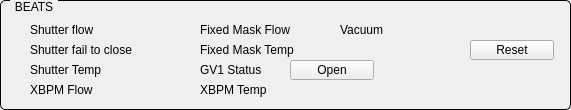
       <widget class="QGroupBox" name="titleGroupBox_13">
        <property name="geometry">
         <rect>
          <x>450</x>
          <y>320</y>
          <width>571</width>
          <height>110</height>
         </rect>
        </property>
        <property name="styleSheet">
         <string notr="true">QGroupBox {
    border: 1px solid black;
    border-radius: 5px;
    margin-top: 0.5em;
}

QGroupBox::title {
    subcontrol-origin: margin;
    left: 10px;
    padding: 0 3px 0 3px;
}</string>
        </property>
        <property name="title">
         <string>BEATS</string>
        </property>
        <widget class="QESimpleShape" name="qesimpleshape_38">
         <property name="geometry">
          <rect>
           <x>320</x>
           <y>20</y>
           <width>16</width>
           <height>20</height>
          </rect>
         </property>
         <property name="ledType">
          <enum>QSimpleShape::Error</enum>
         </property>
         <property name="colour0" stdset="0">
          <color>
           <red>240</red>
           <green>5</green>
           <blue>5</blue>
          </color>
         </property>
         <property name="colour1" stdset="0">
          <color>
           <red>60</red>
           <green>255</green>
           <blue>20</blue>
          </color>
         </property>
         <property name="variable" stdset="0">
          <string>I10FE-VA:isInterlock</string>
         </property>
         <property name="variableSubstitutions" stdset="0">
          <string/>
         </property>
        </widget>
        <widget class="QLabel" name="label_70">
         <property name="geometry">
          <rect>
           <x>30</x>
           <y>60</y>
           <width>141</width>
           <height>20</height>
          </rect>
         </property>
         <property name="text">
          <string>Shutter Temp</string>
         </property>
        </widget>
        <widget class="QESimpleShape" name="qesimpleshape_37">
         <property name="geometry">
          <rect>
           <x>10</x>
           <y>20</y>
           <width>16</width>
           <height>20</height>
          </rect>
         </property>
         <property name="ledType">
          <enum>QSimpleShape::Error</enum>
         </property>
         <property name="colour0" stdset="0">
          <color>
           <red>240</red>
           <green>5</green>
           <blue>5</blue>
          </color>
         </property>
         <property name="colour1" stdset="0">
          <color>
           <red>60</red>
           <green>255</green>
           <blue>20</blue>
          </color>
         </property>
         <property name="variable" stdset="0">
          <string>I10FE-CO-PSH-FLS:isInterlock</string>
         </property>
         <property name="variableSubstitutions" stdset="0">
          <string/>
         </property>
        </widget>
        <widget class="QLabel" name="label_71">
         <property name="geometry">
          <rect>
           <x>340</x>
           <y>20</y>
           <width>111</width>
           <height>20</height>
          </rect>
         </property>
         <property name="text">
          <string>Vacuum</string>
         </property>
        </widget>
        <widget class="QPushButton" name="btnBEATSreset">
         <property name="geometry">
          <rect>
           <x>470</x>
           <y>40</y>
           <width>84</width>
           <height>20</height>
          </rect>
         </property>
         <property name="text">
          <string>Reset</string>
         </property>
        </widget>
        <widget class="QLabel" name="label_72">
         <property name="geometry">
          <rect>
           <x>30</x>
           <y>40</y>
           <width>141</width>
           <height>20</height>
          </rect>
         </property>
         <property name="text">
          <string>Shutter fail to close</string>
         </property>
        </widget>
        <widget class="QESimpleShape" name="qesimpleshape_36">
         <property name="geometry">
          <rect>
           <x>10</x>
           <y>40</y>
           <width>16</width>
           <height>20</height>
          </rect>
         </property>
         <property name="ledType">
          <enum>QSimpleShape::Error</enum>
         </property>
         <property name="colour0" stdset="0">
          <color>
           <red>60</red>
           <green>255</green>
           <blue>20</blue>
          </color>
         </property>
         <property name="colour2" stdset="0">
          <color>
           <red>240</red>
           <green>5</green>
           <blue>5</blue>
          </color>
         </property>
         <property name="variable" stdset="0">
          <string>I10FE-VA-PSH:getFault</string>
         </property>
         <property name="variableSubstitutions" stdset="0">
          <string/>
         </property>
        </widget>
        <widget class="QESimpleShape" name="qesimpleshape_46">
         <property name="geometry">
          <rect>
           <x>180</x>
           <y>60</y>
           <width>16</width>
           <height>20</height>
          </rect>
         </property>
         <property name="ledType">
          <enum>QSimpleShape::Error</enum>
         </property>
         <property name="colour0" stdset="0">
          <color>
           <red>240</red>
           <green>5</green>
           <blue>5</blue>
          </color>
         </property>
         <property name="colour1" stdset="0">
          <color>
           <red>60</red>
           <green>255</green>
           <blue>20</blue>
          </color>
         </property>
         <property name="variable" stdset="0">
          <string>I10FE-VA-GV1:isOpen</string>
         </property>
         <property name="variableSubstitutions" stdset="0">
          <string/>
         </property>
        </widget>
        <widget class="QLabel" name="label_73">
         <property name="geometry">
          <rect>
           <x>30</x>
           <y>20</y>
           <width>90</width>
           <height>20</height>
          </rect>
         </property>
         <property name="text">
          <string>Shutter flow</string>
         </property>
        </widget>
        <widget class="QLabel" name="label_75">
         <property name="geometry">
          <rect>
           <x>200</x>
           <y>60</y>
           <width>90</width>
           <height>20</height>
          </rect>
         </property>
         <property name="text">
          <string>GV1 Status</string>
         </property>
        </widget>
        <widget class="QESimpleShape" name="qesimpleshape_44">
         <property name="geometry">
          <rect>
           <x>10</x>
           <y>60</y>
           <width>16</width>
           <height>20</height>
          </rect>
         </property>
         <property name="ledType">
          <enum>QSimpleShape::Error</enum>
         </property>
         <property name="colour0" stdset="0">
          <color>
           <red>240</red>
           <green>5</green>
           <blue>5</blue>
          </color>
         </property>
         <property name="colour1" stdset="0">
          <color>
           <red>60</red>
           <green>255</green>
           <blue>20</blue>
          </color>
         </property>
         <property name="variable" stdset="0">
          <string>I10FE-CO-PSH-THC:isInterlock</string>
         </property>
         <property name="variableSubstitutions" stdset="0">
          <string/>
         </property>
        </widget>
        <widget class="QLabel" name="label_82">
         <property name="geometry">
          <rect>
           <x>200</x>
           <y>40</y>
           <width>121</width>
           <height>20</height>
          </rect>
         </property>
         <property name="text">
          <string>Fixed Mask Temp</string>
         </property>
        </widget>
        <widget class="QESimpleShape" name="qesimpleshape_35">
         <property name="geometry">
          <rect>
           <x>180</x>
           <y>40</y>
           <width>16</width>
           <height>20</height>
          </rect>
         </property>
         <property name="ledType">
          <enum>QSimpleShape::Error</enum>
         </property>
         <property name="colour0" stdset="0">
          <color>
           <red>240</red>
           <green>5</green>
           <blue>5</blue>
          </color>
         </property>
         <property name="colour1" stdset="0">
          <color>
           <red>60</red>
           <green>255</green>
           <blue>20</blue>
          </color>
         </property>
         <property name="variable" stdset="0">
          <string>I10FE-CO-FXM-THC:isInterlock</string>
         </property>
         <property name="variableSubstitutions" stdset="0">
          <string/>
         </property>
        </widget>
        <widget class="QESimpleShape" name="qesimpleshape_42">
         <property name="geometry">
          <rect>
           <x>180</x>
           <y>20</y>
           <width>16</width>
           <height>20</height>
          </rect>
         </property>
         <property name="ledType">
          <enum>QSimpleShape::Error</enum>
         </property>
         <property name="colour0" stdset="0">
          <color>
           <red>240</red>
           <green>5</green>
           <blue>5</blue>
          </color>
         </property>
         <property name="colour1" stdset="0">
          <color>
           <red>60</red>
           <green>255</green>
           <blue>20</blue>
          </color>
         </property>
         <property name="variable" stdset="0">
          <string>I10FE-CO-FXM-FLS:isInterlock</string>
         </property>
         <property name="variableSubstitutions" stdset="0">
          <string/>
         </property>
        </widget>
        <widget class="QLabel" name="label_83">
         <property name="geometry">
          <rect>
           <x>200</x>
           <y>20</y>
           <width>111</width>
           <height>20</height>
          </rect>
         </property>
         <property name="text">
          <string>Fixed Mask Flow</string>
         </property>
        </widget>
        <widget class="QLabel" name="label_84">
         <property name="geometry">
          <rect>
           <x>30</x>
           <y>80</y>
           <width>111</width>
           <height>20</height>
          </rect>
         </property>
         <property name="text">
          <string>XBPM Flow</string>
         </property>
        </widget>
        <widget class="QESimpleShape" name="qesimpleshape_43">
         <property name="geometry">
          <rect>
           <x>10</x>
           <y>80</y>
           <width>16</width>
           <height>20</height>
          </rect>
         </property>
         <property name="ledType">
          <enum>QSimpleShape::Error</enum>
         </property>
         <property name="colour0" stdset="0">
          <color>
           <red>240</red>
           <green>5</green>
           <blue>5</blue>
          </color>
         </property>
         <property name="colour1" stdset="0">
          <color>
           <red>60</red>
           <green>255</green>
           <blue>20</blue>
          </color>
         </property>
         <property name="variable" stdset="0">
          <string>I10FE-CO-XBPM-FLS:isInterlock</string>
         </property>
         <property name="variableSubstitutions" stdset="0">
          <string/>
         </property>
        </widget>
        <widget class="QESimpleShape" name="qesimpleshape_45">
         <property name="geometry">
          <rect>
           <x>180</x>
           <y>80</y>
           <width>16</width>
           <height>20</height>
          </rect>
         </property>
         <property name="ledType">
          <enum>QSimpleShape::Error</enum>
         </property>
         <property name="colour0" stdset="0">
          <color>
           <red>240</red>
           <green>5</green>
           <blue>5</blue>
          </color>
         </property>
         <property name="colour1" stdset="0">
          <color>
           <red>60</red>
           <green>255</green>
           <blue>20</blue>
          </color>
         </property>
         <property name="variable" stdset="0">
          <string>I10FE-CO-XBPM-THC:isInterlock</string>
         </property>
         <property name="variableSubstitutions" stdset="0">
          <string/>
         </property>
        </widget>
        <widget class="QLabel" name="label_85">
         <property name="geometry">
          <rect>
           <x>200</x>
           <y>80</y>
           <width>111</width>
           <height>20</height>
          </rect>
         </property>
         <property name="text">
          <string>XBPM Temp</string>
         </property>
        </widget>
        <widget class="QEPushButton" name="qepushbutton_11">
         <property name="geometry">
          <rect>
           <x>290</x>
           <y>60</y>
           <width>84</width>
           <height>20</height>
          </rect>
         </property>
         <property name="text">
          <string>Open</string>
         </property>
         <property name="variable" stdset="0">
          <string>I10FE-VA-GV1:setOpen</string>
         </property>
        </widget>
       </widget>
